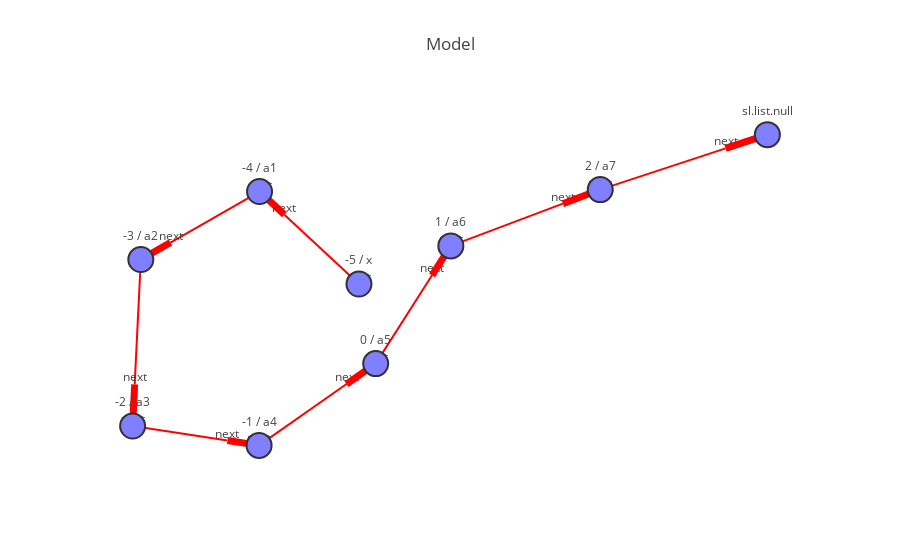

The cell this chart's notebook holds for it:
### Markdown cell above
Let's plot the model to make it easier to figure out what's going on here!

### Code cell
iplot(m)

### Figure 1 — Plotly figure (JSON) as saved in the notebook; plotly's stock layout.template omitted (floating-point values rounded to 4 significant figures)
{"data": [{"hoverinfo": "none", "line": {"color": "red", "width": 2}, "mode": "lines+text", "text": "next", "textposition": "top", "type": "scatter", "x": [-0.5834, -0.599, null, -0.6042, -0.3645, null, -0.2846, -0.06354, null, 0.01015, 0.1526, null, 0.2, 0.4832, null, 0.5776, 0.8944, null, -0.03215, -0.2206, null, -0.2834, -0.5084, null], "y": [0.04479, -0.2014, null, -0.2834, -0.312, null, -0.3216, -0.2007, null, -0.1604, 0.01364, null, 0.07164, 0.1549, null, 0.1827, 0.2639, null, -0.003531, 0.1332, null, 0.1788, 0.0783, null]}, {"hoverinfo": "none", "line": {"color": "red", "width": 7}, "mode": "lines", "type": "scatter", "x": [-0.599, -0.6042, null, -0.3645, -0.2846, null, -0.06354, 0.01015, null, 0.1526, 0.2, null, 0.4832, 0.5776, null, 0.8944, 1, null, -0.2206, -0.2834, null, -0.5084, -0.5834, null], "y": [-0.2014, -0.2834, null, -0.312, -0.3216, null, -0.2007, -0.1604, null, 0.01364, 0.07164, null, 0.1549, 0.1827, null, 0.2639, 0.291, null, 0.1332, 0.1788, null, 0.0783, 0.04479, null]}, {"hoverinfo": "text", "marker": {"color": "rgb(127,127,255)", "line": {"color": "rgb(50,50,50)", "width": 2}, "size": 25, "symbol": "dot"}, "mode": "markers+text", "text": ["-3 / a2", "-2 / a3", "-1 / a4", "0 / a5", "1 / a6", "2 / a7", "sl.list.null", "-5 / x", "-4 / a1"], "textposition": "top", "type": "scatter", "x": [-0.5834, -0.6042, -0.2846, 0.01015, 0.2, 0.5776, 1, -0.03215, -0.2834], "y": [0.04479, -0.2834, -0.3216, -0.1604, 0.07164, 0.1827, 0.291, -0.003531, 0.1788]}], "layout": {"font": {"size": 12}, "hovermode": "closest", "showlegend": false, "title": "Model", "xaxis": {"showgrid": false, "showticklabels": false, "zeroline": false}, "yaxis": {"showgrid": false, "showticklabels": false, "zeroline": false}}}
